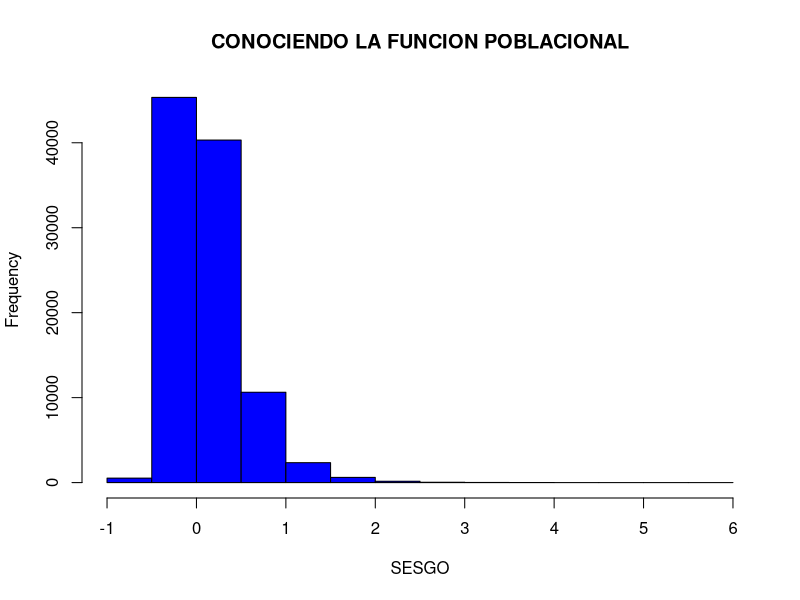
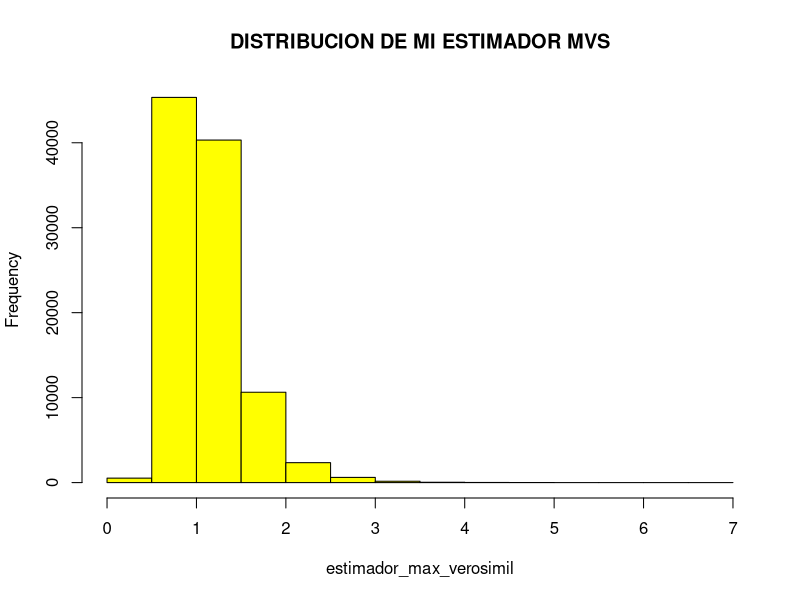
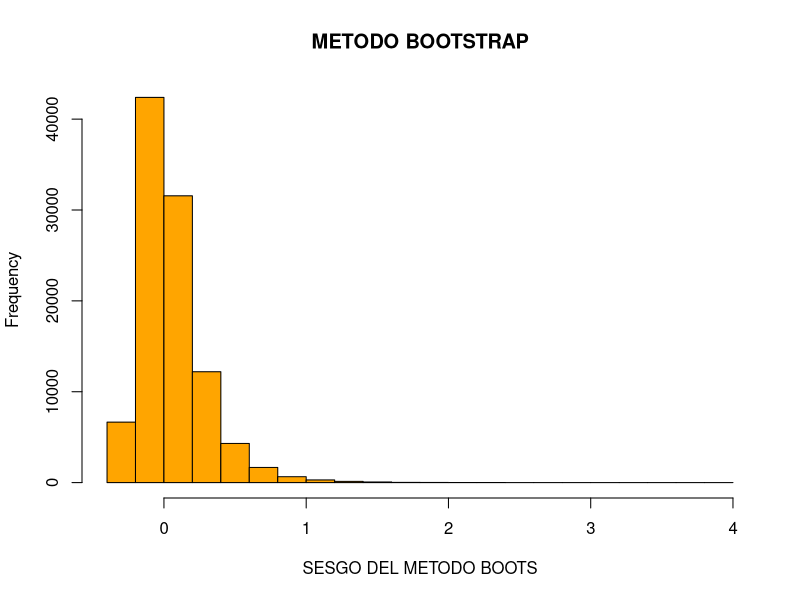
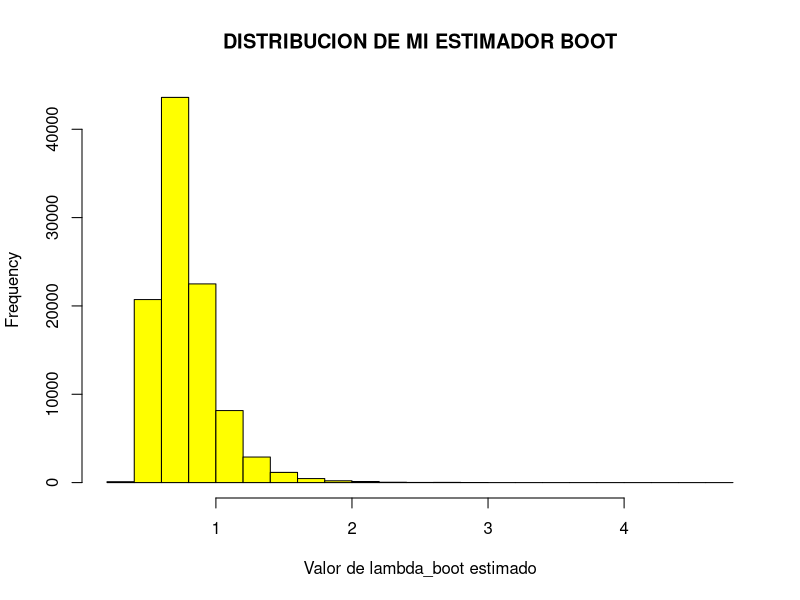
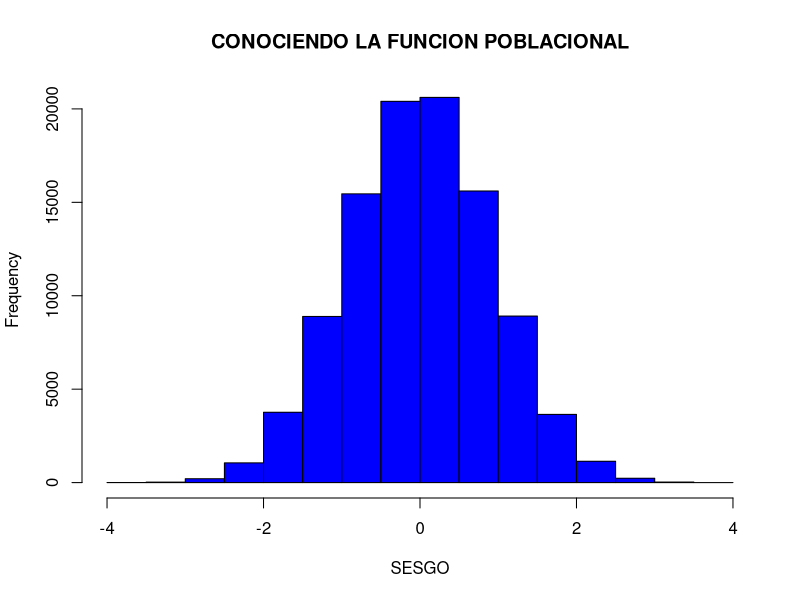
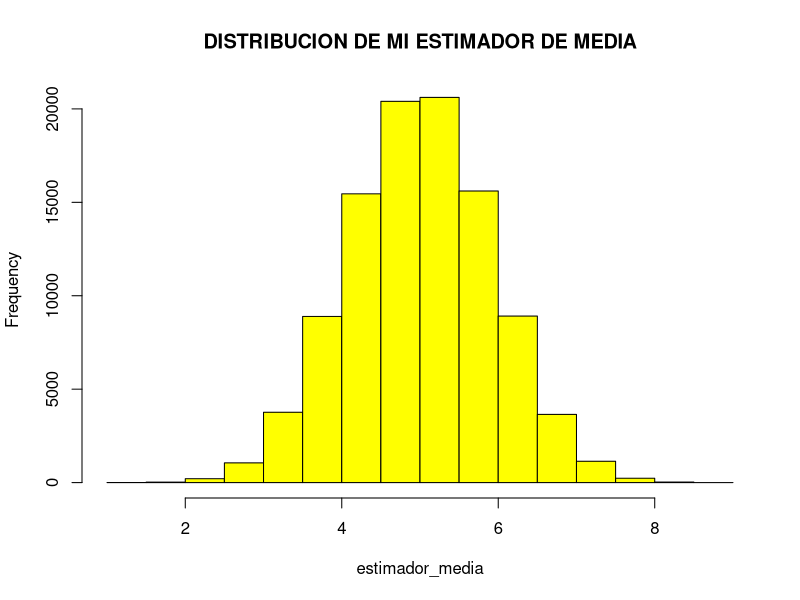

These charts were generated, in order, by the following R code: (Note: a time limit stopped this script after it produced the figures.)
## ---- chunk 1
set.seed(123)
## ---- chunk 2
lambda_verdadero = 1
SESGO = c()
muestra = c()
estimador_max_verosimil = c()

for(i in 1:100000) {
  muestra = rexp(n = 10, rate = lambda_verdadero)  # distribucion G = G(F) == muestra = muestra(rexp)
  estimador_max_verosimil[i] = 1 / mean(muestra)   # ESTIMADOR, calculado a partir de max verosimilitud
  SESGO[i] = estimador_max_verosimil[i] - lambda_verdadero
  }

mean(SESGO)
hist(SESGO, main = "CONOCIENDO LA FUNCION POBLACIONAL", xlab = "SESGO", col = "blue")
hist(estimador_max_verosimil, main = "DISTRIBUCION DE MI ESTIMADOR MVS", col = "yellow") # Notamos un pequeño sesgo hacia la izquierda
## ---- chunk 3
SESGO_boot = c()
estimador_max_verosimil_boot = c()
for(j in 1:100000) {
  muestra_boot = sample(x = muestra, replace = TRUE) # muestras con distribucion F estimada F^
  estimador_max_verosimil_boot[j] = 1 / mean(muestra_boot)     # ESTIMADOR 
  SESGO_boot[j] = estimador_max_verosimil_boot[j] - 1/mean(muestra)}

print(paste0("valor a estimar del lambda muestral ", 1/mean(muestra),",valor estimado ", mean(estimador_max_verosimil_boot)))
print(paste("El sesgo boot es: ", mean(SESGO_boot)))
hist(SESGO_boot, main = "METODO BOOTSTRAP", xlab = "SESGO DEL METODO BOOTS", col = "orange")
hist(estimador_max_verosimil_boot, main = "DISTRIBUCION DE MI ESTIMADOR BOOT", col = "yellow", xlab = "Valor de lambda_boot estimado")
## ---- chunk 4
sesgo_unif = c()
muestra = c()
estimador_media = c()

for(i in 1:100000) {
  muestra = runif(n = 10, min = 0 ,max = 10)  
  estimador_media[i] = mean(muestra)   
  sesgo_unif[i] = estimador_media[i] - 5
  }

# mean(SESGO)
hist(sesgo_unif, main = "CONOCIENDO LA FUNCION POBLACIONAL", xlab = "SESGO", col = "blue")
hist(estimador_media, main = "DISTRIBUCION DE MI ESTIMADOR DE MEDIA", col = "yellow") 
## ---- chunk 5
mean(SESGO) #SESGO ESTIMADOR SESGADO 
mean(SESGO_boot) #SESGO ESTIMADOR SESGADO CALCULADO CON BOOTSTRAP 
mean(sesgo_unif) #SESGO ESTIMADOR INSESGADO
## ---- chunk 6
lambda_verdadero = 1
SESGO_boot = c()
estimador_max_verosimil_boot = c()
sesgos_metodos_boots = c()
distribucion_estimaciones_boots = c()


for(eneavo_boots in 1:10000) {
  muestra = rexp(n = 10, rate = lambda_verdadero)
    for(j in 1:1000) {
      muestra_boot = sample(x = muestra, replace = TRUE) # muestras con distribucion F estimada F^
      estimador_max_verosimil_boot[j] = 1 / mean(muestra_boot)     # ESTIMADOR 
      SESGO_boot[j] = estimador_max_verosimil_boot[j] - 1/mean(muestra)
      }
  sesgos_metodos_boots[eneavo_boots] = mean(SESGO_boot)
  distribucion_estimaciones_boots[eneavo_boots] = mean(estimador_max_verosimil_boot)
}

hist(sesgos_metodos_boots, main = "SESGOS DE LOS METODOS BOOTSTRAP", xlab = "SESGO DEL METODO BOOTS", col = "violet")

hist(distribucion_estimaciones_boots, main = "DISTRIBUCION DE MI ESTIMADOR BOOT", col = "yellow", xlab = "Valor de lambda_boot estimado")

abline(v = 1, col = "red") # el valor objetivo de boots es encontrar el lambda poblacional

## ---- chunk 7
mean(distribucion_estimaciones_boots)
